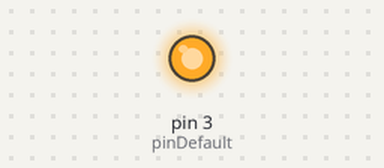
A sketch run on a simulated Arduino Uno, built with avr-gcc and run on an emulated ATmega328P. Parts: output pins drawn as LEDs (lit = HIGH). What the sketch prints to the serial monitor is not drawn.

Above: at 0.1 s.
At 60.1 s:
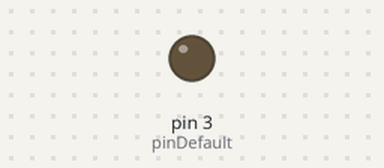
Timing chart, 0 to 121.5 s (numbered marks = the images above):
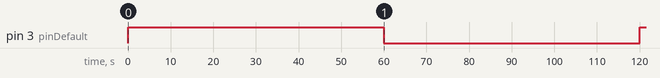

Measured:
- by itself, pin 3 (pinDefault): LOW → HIGH at 0.00 s, → LOW 60.0 s later, → HIGH 60.0 s later

The sketch:

airwick-hack.ino
```cpp
const int pinDefault = 3;

long int nSec = 1000;
long int nMin = nSec*60;
long int nDelay = nMin*60;

int nCounter = 0;
int maxCount = 10;

// setup
void setup() {
  // initialize digital pin LED_BUILTIN as an output.
  pinMode(pinDefault, OUTPUT);
  Serial.begin(9600);
}

// the loop function runs over and over again forever
void loop() {

  if (nCounter < maxCount) {
    nCounter++;
    digitalWrite(pinDefault, HIGH);

    //
    Serial.write("nCounter: ");
    Serial.println(nCounter);
    Serial.write("DELAY: ");
    Serial.println(nMin);
    Serial.println("---");
    Serial.println("");
    delay(nMin);

    //
    digitalWrite(pinDefault, LOW);
    delay(nMin);
  } else {
    nCounter=0;

    //
    Serial.println("nCounter: RESET");
    Serial.write("COOLDOWN: ");
    Serial.println(nDelay);
    Serial.println("---");
    Serial.println("");

    //
    delay(nDelay);
  }
}
```
